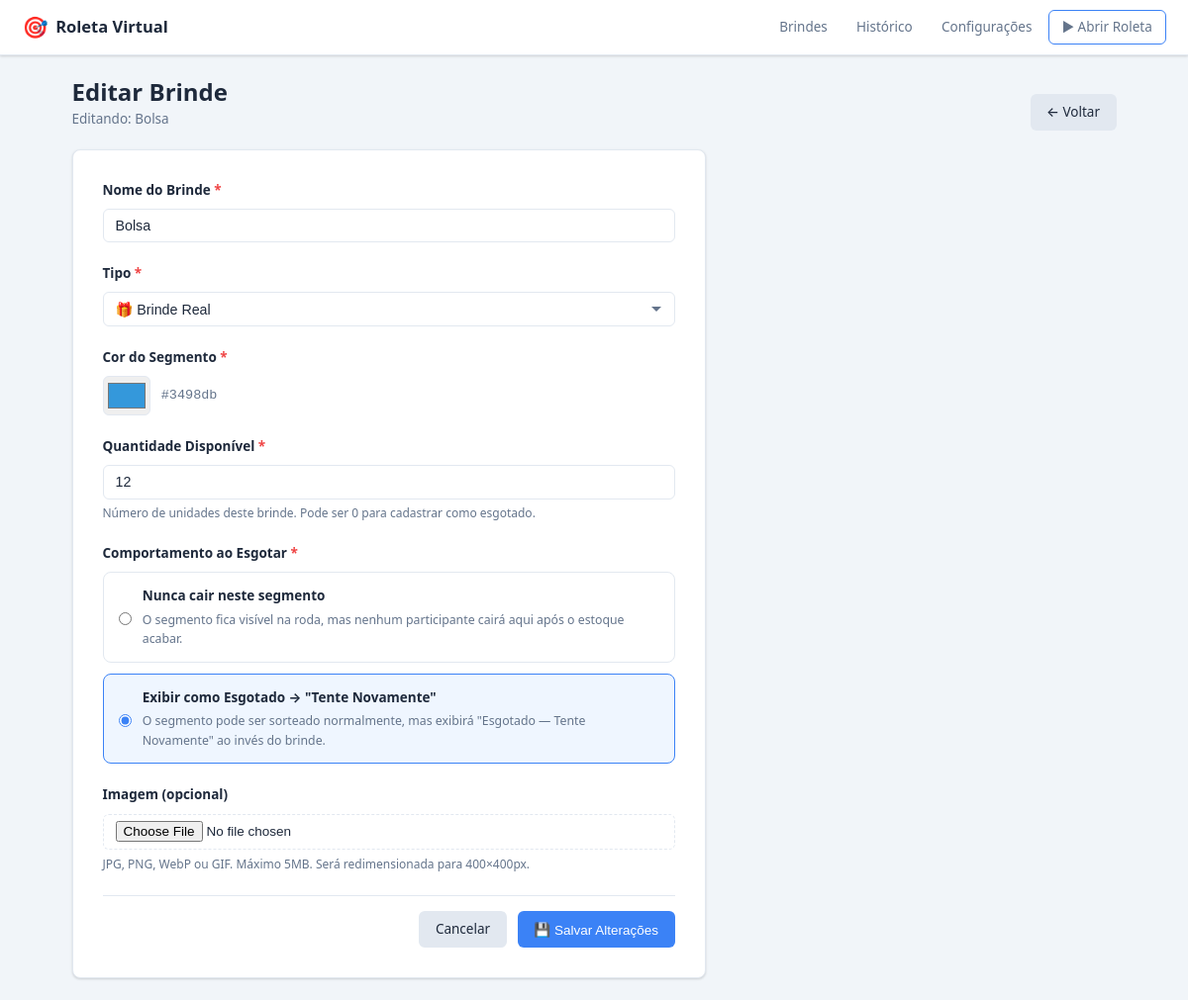
Screenshot of /admin/prizes/5/edit with the database file from the repository.
### app/models.py (models this page shows, shortened)
class Prize(db.Model):
    __tablename__ = "prizes"
    id = db.Column(db.Integer, primary_key=True)
    name = db.Column(db.String(100), nullable=False)
    image_filename = db.Column(db.String(255), nullable=True)
    quantity = db.Column(db.Integer, nullable=False, default=0)
    item_type = db.Column(db.String(10), nullable=False, default="prize")
    weight = db.Column(db.Float, nullable=False, default=0.0)
    color = db.Column(db.String(7), nullable=False, default="#3498db")
    exhausted_behavior = db.Column(db.String(15), nullable=False, default="hide_weight")
    is_active = db.Column(db.Boolean, nullable=False, default=True)
    created_at = db.Column(db.DateTime, nullable=False, default=datetime.utcnow)
    updated_at = db.Column(
        db.DateTime, nullable=False, default=datetime.utcnow, onupdate=datetime.utcnow
    )
    draws = db.relationship("Draw", backref="prize", lazy=True)

### app/routes/admin.py (the view, shortened to what this page needs)
@admin_bp.route("/prizes/<int:prize_id>/edit", methods=["GET", "POST"])
def prize_edit(prize_id):
    prize = Prize.query.get_or_404(prize_id)
    return render_template("admin/form.html", prize=prize, form_data={})

### app/templates/admin/form.html (shortened to what this page needs)
{% extends "base.html" %}
{% set is_edit = prize is not none %}
{% block content %}
<div class="page-header">
  <div class="page-header-left">
    <h1>{{ 'Editar Brinde' if is_edit else 'Novo Brinde' }}</h1>
    {% if is_edit %}
      <span class="page-subtitle">Editando: {{ prize.name }}</span>
    {% endif %}
  </div>
  <div class="page-header-actions">
    <a href="{{ url_for('admin.index') }}" class="btn btn-secondary">← Voltar</a>
  </div>
</div>
<div class="form-card">
  <form
    method="POST"
    enctype="multipart/form-data"
    action="{{ url_for('admin.prize_edit', prize_id=prize.id) if is_edit else url_for('admin.prize_new') }}"
    id="prize-form"
    novalidate
  >
    <div class="form-group">
      <label for="name" class="form-label required">Nome do Brinde</label>
      <input
        type="text"
        id="name"
        name="name"
        class="form-input"
        maxlength="100"
        required
        value="{{ form_data.get('name', prize.name if is_edit else '') }}"
        placeholder="Ex: Fone de Ouvido Bluetooth"
      />
    </div>
    <div class="form-group">
      <label for="item_type" class="form-label required">Tipo</label>
      <select id="item_type" name="item_type" class="form-select" onchange="updateFormFields()">
        <option value="prize" {% if (form_data.get('item_type') or (prize.item_type if is_edit else 'prize')) == 'prize' %}selected{% endif %}>
          🎁 Brinde Real
        </option>
      </select>
    </div>
    <div class="form-group">
      <label for="color" class="form-label required">Cor do Segmento</label>
      <div class="color-picker-row">
        <input
          type="color"
          id="color"
          name="color"
          class="form-color"
          value="{{ form_data.get('color', prize.color if is_edit else '#3498db') }}"
        />
        <span class="color-preview-label" id="color-label">
          {{ form_data.get('color', prize.color if is_edit else '#3498db') }}
        </span>
      </div>
    </div>
    <div class="form-group" id="group-quantity">
      <label for="quantity" class="form-label required">Quantidade Disponível</label>
      <input
        type="number"
        id="quantity"
        name="quantity"
        class="form-input"
        min="0"
        value="{{ form_data.get('quantity', prize.quantity if is_edit else 0) }}"
        placeholder="0"
      />
      <span class="form-hint">Número de unidades deste brinde. Pode ser 0 para cadastrar como esgotado.</span>
    </div>
    <div class="form-group" id="group-exhausted">
      <label class="form-label required">Comportamento ao Esgotar</label>
      <div class="radio-group">
        <label class="radio-option">
          <input
            type="radio"
            name="exhausted_behavior"
            value="hide_weight"
          />
          <div class="radio-content">
            <strong>Nunca cair neste segmento</strong>
            <p>O segmento fica visível na roda, mas nenhum participante cairá aqui após o estoque acabar.</p>
          </div>
        </label>
        <label class="radio-option">
          <input
            type="radio"
            name="exhausted_behavior"
            value="act_as_retry"
            {% if (form_data.get('exhausted_behavior') or (prize.exhausted_behavior if is_edit else '')) == 'act_as_retry' %}checked{% endif %}
          />
          <div class="radio-content">
            <strong>Exibir como Esgotado → "Tente Novamente"</strong>
            <p>O segmento pode ser sorteado normalmente, mas exibirá "Esgotado — Tente Novamente" ao invés do brinde.</p>
          </div>
        </label>
      </div>
    </div>
    <div class="form-group">
      <label for="image" class="form-label">Imagem (opcional)</label>
      <input
        type="file"
        id="image"
        name="image"
        class="form-file"
        accept=".jpg,.jpeg,.png,.webp,.gif"
        onchange="previewImage(this)"
      />
      <span class="form-hint">JPG, PNG, WebP ou GIF. Máximo 5MB. Será redimensionada para 400×400px.</span>
    </div>
    <div class="form-actions">
      <a href="{{ url_for('admin.index') }}" class="btn btn-secondary">Cancelar</a>
      <button type="submit" class="btn btn-primary">
        {{ '💾 Salvar Alterações' if is_edit else '✓ Cadastrar Brinde' }}
      </button>
    </div>
  </form>
</div>
{% endblock %}

### app/static/css/admin.css (style rules this page uses)
*, *::before, *::after { box-sizing: border-box; margin: 0; padding: 0; }
:root { --primary: #3b82f6; --primary-d: #2563eb; --danger: #ef4444; --danger-d: #dc2626; --success: #22c55e; --warning: #f59e0b; --neutral: #64748b; --bg: #f1f5f9; --surface: #ffffff; --border: #e2e8f0; --text: #1e293b; --text-muted: #64748b; --radius: 8px; --shadow: 0 1px 3px rgba(0,0,0,.1), 0 1px 2px rgba(0,0,0,.06); }
html { font-size: 15px; }
body { font-family: system-ui, -apple-system, "Segoe UI", Roboto, sans-serif; background: var(--bg); color: var(--text); line-height: 1.6; min-height: 100vh; }
a { color: var(--primary); text-decoration: none; }
.page-header { display: flex; align-items: flex-end; justify-content: space-between; margin-bottom: 1.25rem; flex-wrap: wrap; gap: .75rem; }
.page-header h1 { font-size: 1.6rem; font-weight: 700; line-height: 1.2; }
.page-subtitle { color: var(--text-muted); font-size: .9rem; display: block; margin-top: .2rem; }
.page-header-actions { display: flex; gap: .5rem; flex-wrap: wrap; }
.btn { display: inline-flex; align-items: center; gap: .35rem; padding: .5rem 1.1rem; border-radius: 6px; border: none; cursor: pointer; font-size: .9rem; font-weight: 500; transition: background .15s, opacity .15s; text-decoration: none; white-space: nowrap; }
.btn-primary { background: var(--primary); color: #fff; }
.btn-secondary { background: #e2e8f0; color: var(--text); }
.form-card { background: var(--surface); border-radius: var(--radius); border: 1px solid var(--border); padding: 2rem; max-width: 640px; box-shadow: var(--shadow); }
.form-group { margin-bottom: 1.4rem; }
.form-label { display: block; font-weight: 600; font-size: .9rem; margin-bottom: .5rem; color: var(--text); }
.form-label.required::after { content: " *"; color: var(--danger); }
.form-hint { font-size: .8rem; color: var(--text-muted); display: block; margin-top: .3rem; }
.form-input, .form-select { width: 100%; padding: .55rem .8rem; border: 1.5px solid var(--border); border-radius: 6px; font-size: .95rem; background: var(--surface); color: var(--text); transition: border-color .15s; outline: none; appearance: none; }
.form-select { background-repeat: no-repeat; background-position: right .75rem center; padding-right: 2.5rem; }
.form-file { display: block; width: 100%; padding: .45rem .8rem; border: 1.5px dashed var(--border); border-radius: 6px; font-size: .9rem; cursor: pointer; }
.form-color { width: 48px; height: 40px; border: 1.5px solid var(--border); border-radius: 6px; cursor: pointer; padding: 2px; }
.color-picker-row { display: flex; align-items: center; gap: .75rem; }
.color-preview-label { font-family: monospace; font-size: .9rem; color: var(--text-muted); }
.radio-group { display: flex; flex-direction: column; gap: .75rem; }
.radio-option { display: flex; gap: .75rem; padding: .85rem 1rem; border: 1.5px solid var(--border); border-radius: var(--radius); cursor: pointer; transition: border-color .15s, background .15s; }
.radio-option:has(input:checked) { border-color: var(--primary); background: #eff6ff; }
.radio-option input[type=radio] { margin-top: 3px; accent-color: var(--primary); }
.radio-content strong { display: block; margin-bottom: .2rem; font-size: .9rem; }
.radio-content p { font-size: .82rem; color: var(--text-muted); margin: 0; }
.form-actions { display: flex; gap: .75rem; justify-content: flex-end; padding-top: 1rem; border-top: 1px solid var(--border); margin-top: 1.5rem; }

### rows the page displays
Prize: name "Bolsa", item_type "🎁 Brinde Real", color "#3498db", get "#3498db", quantity "12", exhausted_behavior "☐ Nunca cair neste segmento O s", exhausted_behavior "☑ Exibir como Esgotado → \"Tente"

### other values shown
{{ 'Editar Brinde' if is_edit else 'Novo Brinde' }} "Editar Brinde"
{{ '💾 Salvar Alterações' if is_edit else '✓ Cadastrar Brinde' }} "💾 Salvar Alterações"
